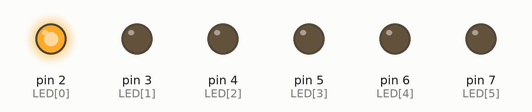
The sketch below on a simulated Arduino Uno, built with avr-gcc and run on an emulated ATmega328P. Shown: output pins drawn as LEDs (lit = HIGH).

Above: at 0.15 s.
At 0.75 s:
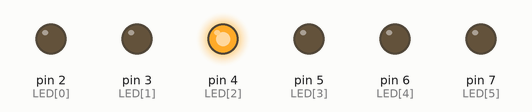
At 1.05 s:
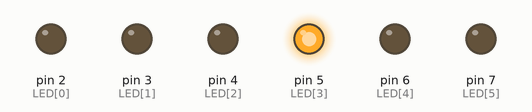
At 1.35 s:
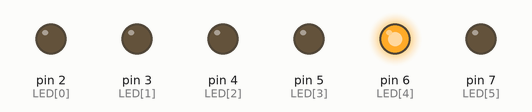
At 2.25 s:
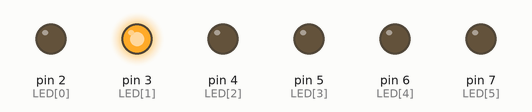
At 3.45 s:
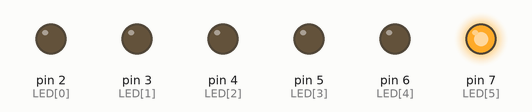
Timing chart, 0 to 4.1 s (numbered marks = the images above):
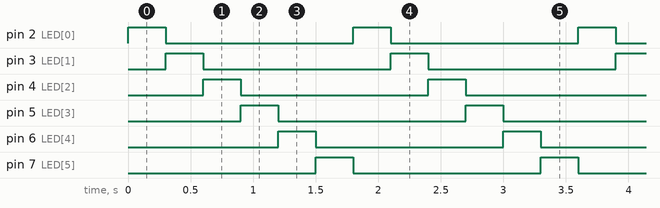

Measured:
- by itself, pin 2 (LED[0]), pin 3 (LED[1]), pin 4 (LED[2]), pin 5 (LED[3]), pin 6 (LED[4]), pin 7 (LED[5]): alternates HIGH for 0.30 s and LOW for 1.5 s
- by itself, everything shown: repeats every 1.8 s, in 7 steps

The sketch:

code.ino
```cpp
//公众号：覃原
//实验三：流水灯

int LED[6]={2,3,4,5,6,7}; //用数组定义IO口

void setup() {
  // put your setup code here, to run once:
  int i=0;
  //for循环进行IO口初始化
  for(i=0;i<6;i++)
  {
    pinMode(LED[i],OUTPUT);
    digitalWrite(LED[i],LOW);
  }
}

void loop() {
  // put your main code here, to run repeatedly:
  int i=0;
  //for循环使电路LED灯流水点亮
  for(i=0;i<6;i++)
  {
    digitalWrite(LED[i],HIGH);
    delay(300);
    digitalWrite(LED[i],LOW);
  }
}
```
